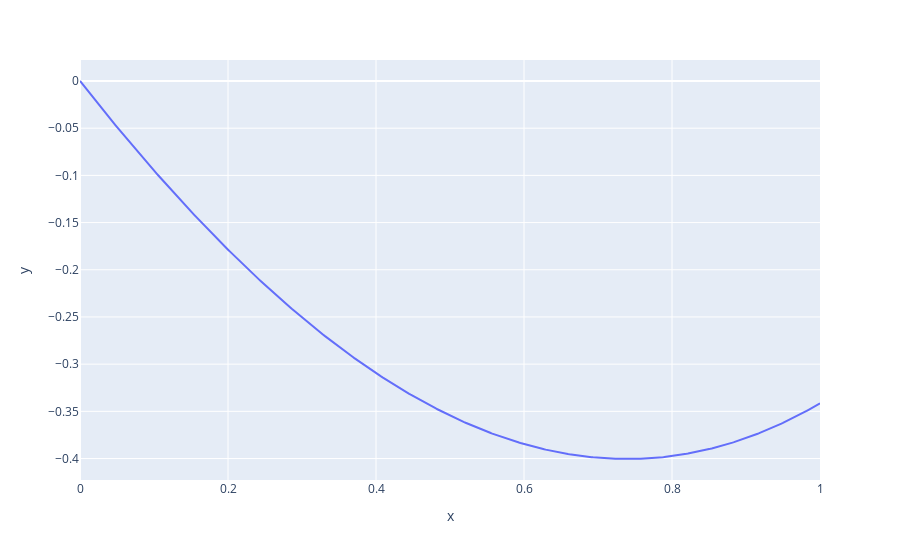

Here is the notebook cell this chart was saved with:
### Code cell
graficar(f,x,(0,1))

### Figure 1 — Plotly figure (JSON) as saved in the notebook; plotly's stock layout.template omitted (floating-point values rounded to 4 significant figures; data arrays with more than 128 entries replaced by an {"elided": "..."} marker saying what was removed)
{"data": [{"hovertemplate": "x=%{x}<br>y=%{y}<extra></extra>", "legendgroup": "", "line": {"color": "#636efa", "dash": "solid"}, "marker": {"symbol": "circle"}, "mode": "lines", "name": "", "orientation": "v", "showlegend": false, "type": "scatter", "x": {"elided": "500 float values"}, "xaxis": "x", "y": {"elided": "500 float values"}, "yaxis": "y"}], "layout": {"legend": {"tracegroupgap": 0}, "margin": {"t": 60}, "xaxis": {"anchor": "y", "domain": [0, 1], "title": {"text": "x"}}, "yaxis": {"anchor": "x", "domain": [0, 1], "title": {"text": "y"}}}}
